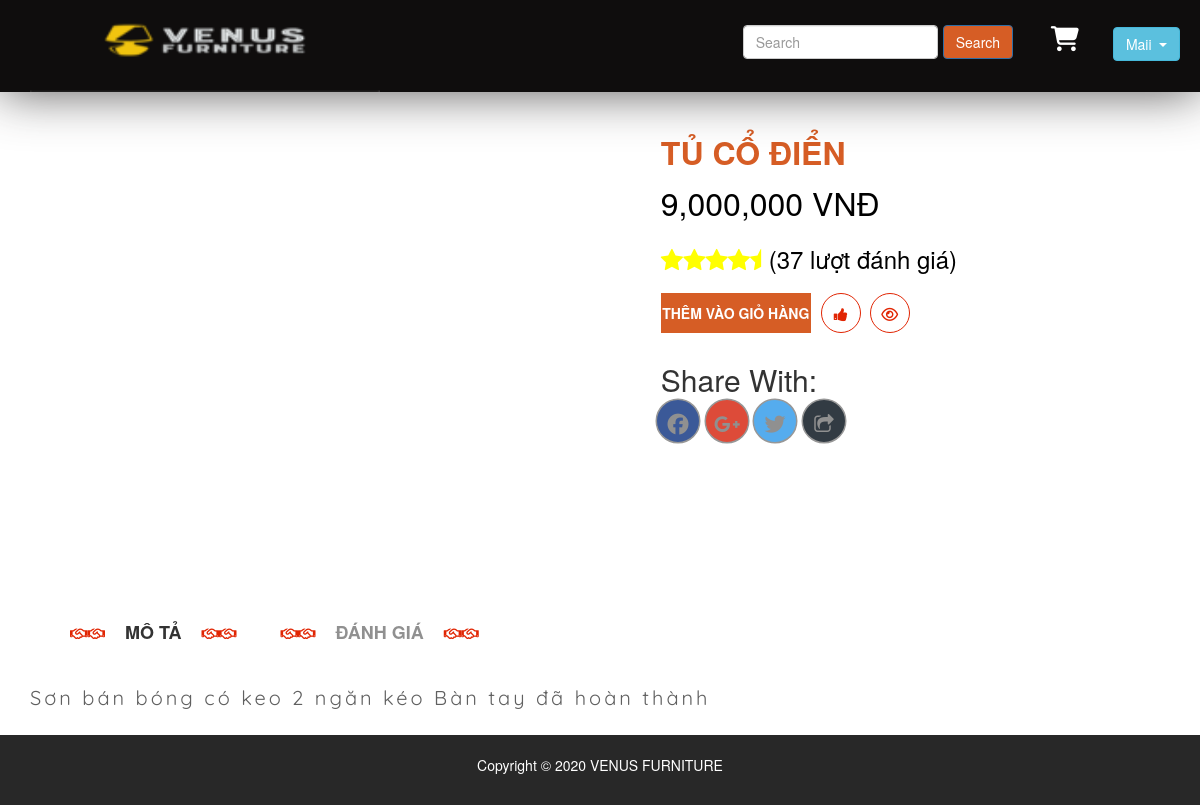
Screenshot of /public/pages/xem-hang.php (signed in) with the database file from the repository.
### tables this page shows
CREATE TABLE `product` (
  `id` int(50) NOT NULL,
  `name` varchar(100) DEFAULT NULL,
  `slug` varchar(100) DEFAULT NULL,
  `soluong` int(100) NOT NULL DEFAULT 1,
  `gia` int(100) DEFAULT NULL,
  `avatar` char(50) DEFAULT NULL,
  `category` int(50) NOT NULL,
  `type` int(100) NOT NULL,
  `content` text DEFAULT NULL,
  `head` int(11) NOT NULL DEFAULT 0,
  `view` int(11) DEFAULT 0,
  `hot` tinyint(4) DEFAULT 0,
  `created_at` timestamp NULL DEFAULT NULL,
  `updated_at` timestamp NULL DEFAULT NULL ON UPDATE current_timestamp()
);

### libraries/Database.php (called while the page is built, shortened)
<?php
class DataProvider
{
	public static function ExecuteQuery($sql)
	{
		try{
			$connection = mysqli_connect("localhost","root","", "web_noi_that-1");
			mysqli_query($connection, "set names 'utf8'");
			$result = mysqli_query($connection, $sql);
			return $result;
		}catch(Exception $ex)
		{
			return null;
		}
    }
}
?>

### public/pages/xem-hang.php (the view, shortened to what this page needs)
<?php
require_once __DIR__ . "/../../layouts/header.php";
?>
    <div class="single-product-tab-area mg-t-15 mg-b-30" id="all" style="min-height:550px">
        <div class="container-fluid">
            <div class="row">
            <?php
                           try {
                               $sql = "SELECT * FROM product";
                               $result = DataProvider::ExecuteQuery($sql);
                               $row = mysqli_fetch_array($result);
                           } catch (Exception $ex) {
                               echo "Không thể mở CSDL";
                           }
                           ?>
                <div class="col-lg-5 col-md-5 col-sm-5 col-xs-12" id="img">
                    <div id="myTabContent1" class="tab-content">
                        <div class="product-tab-list tab-pane fade active in" id="single-tab1">
                        </div>
                    </div>
                </div>
                <div class="col-lg-7 col-md-7 col-sm-7 col-xs-12" id="addcart">
                <div class="single-product-details res-pro-tb">
                        <h1 id="h1"><?php echo $row['name'] ?></h1>
                        <div class="single-pro-price">
                            <span class="single-regular" id="giatien"><?php echo number_format( $row['gia'],0) ?> VNĐ</span>
                        </div>
                            <div  class="icon-cog blackiconcolor">
                                <h3> <p><span><i class="fa fa-star"></i><i class="fa fa-star"></i><i class="fa fa-star"></i><i class="fa fa-star"></i><i class="fa fa-star-half"></i></span> (37 lượt đánh giá) </p></h3>
                            </div>
                            <div class="single-pro-button">
                                <div class="pro-button">
                                    <a href="addcart.php?id= <?php echo $row['id'] ?>" id="cart">Thêm vào giỏ hàng</a>
                                </div>
                                <div class="pro-viwer">
                                    <a href="#"><i class="fa fa-thumbs-up"></i></a>
                                    <a href="#"><i class="fa fa-eye"></i></a>
                                </div>
                            </div>
                            <div class="single-social-area">
                                <h2>Share With:</h2>
                                <a class="button_share share facebook" href="#"><i class="fa fa-facebook"></i> </a>  &ensp;
                                <a class="button_share share gplus" href="#"><i class="fa fa-google-plus"></i> </a> &ensp;
                                <a class="button_share share twitter" href="#"><i class="fa fa-twitter"></i> </a> &ensp;
                                <a class="button_share share buffer" href="#"><i class="fa fa-share-square-o"></i> </a>
                            </div>
                        </div>
                    </div>
                </div>
            </div>
        </div>
    <div class="single-pro-review-area mt-t-30 mg-b-15" id="mota1">
        <div class="container-fluid">
            <div class="row">
                <div class="col-lg-12 col-md-12 col-sm-12 col-xs-12">
                     <ul id="myTab" class="tab-review-design">
                        <li class="active"><a href="#description"><span><i class="fa fa-handshake-o"></i><i class="fa fa-handshake-o"></i></span>MÔ TẢ<span><i class="fa fa-handshake-o"></i><i class="fa fa-handshake-o"></i></span></a></li>
                        <li><a href="#reviews"><span><i class="fa fa-handshake-o"></i><i class="fa fa-handshake-o"></i></span>ĐÁNH GIÁ<span><i class="fa fa-handshake-o"></i><i class="fa fa-handshake-o"></i></span></a></li>
                    </ul>
                    <div id="myTabContent" class="tab-content">
                        <div class="product-tab-list product-details-ect tab-pane fade active in" id="description">
                            <div class="row">
                                <div class="col-lg-12 col-md-12 col-sm-12 col-xs-12">
                                    <div class="review-content-section">
                                        <p class="thongtinsp">
                                        <?php echo $row['content'] ?>
                                        </p>
                                    </div>
                                </div>
                            </div>
                        </div>
                                </div>
                            </div>
                        </div>
                    </div>
                </div>
<?php require_once __DIR__ . "/../../layouts/footer.php" ?>

### public/resources/css/styles.css (style rules this page uses)
* { padding: 0 px; margin: 0 px; box-sizing: border-box; }
html { font-family: "Lato", sans-serif; font-size: 25 px; color: black; background-color: #ffffff; text-rendering: optimizeLegibility; font-weight: 400; }
body { overflow-x: hidden; }
#addcart { margin-top: 10px; padding-right: 50px; }
#all { padding-left: 250px; }
#h1 { margin: 0 0 10px; font-weight: 700; color: rgb(214, 93, 37); font-size: xx-large; }
#cart { background-color: rgb(214, 93, 37); }
#mota1 { margin-top: -100px; }
#giatien { margin: 0 0 10px; font-weight: 500; color: black; font-size: xx-large; }
.single-pro-price { margin: 10px 0px; }
.fa-star { color: yellow }
.fa-star-half { color: yellow }
.blackiconcolor { font-size: xx-large; font-weight: 800; color: black; }
.facebook { transform: scale(1.5); -ms-transform: scale(1.5); -webkit-transform: scale(1.5); -o-transform: scale(1.5); -moz-transform: scale(1.5); background-color: #3b5998; }
.gplus { transform: scale(1.5); -ms-transform: scale(1.5); -webkit-transform: scale(1.5); -o-transform: scale(1.5); -moz-transform: scale(1.5); background-color: #dd4b39; }
.twitter { transform: scale(1.5); -ms-transform: scale(1.5); -webkit-transform: scale(1.5); -o-transform: scale(1.5); -moz-transform: scale(1.5); background-color: #55acee; }
.buffer { transform: scale(1.5); -ms-transform: scale(1.5); -webkit-transform: scale(1.5); -o-transform: scale(1.5); -moz-transform: scale(1.5); background-color: #323b43; }

### public/pages/css/main.css (style rules this page uses)
html { color: #222; font-size: 1em; line-height: 1.4; }

### rows the page displays
product: name "TỦ CỔ ĐIỂN", gia "9,000,000", content "Sơn bán bóng có keo 2 ngăn kéo Bàn tay đã hoàn thành"

### other values shown
$_SESSION['name'] "Maii"
